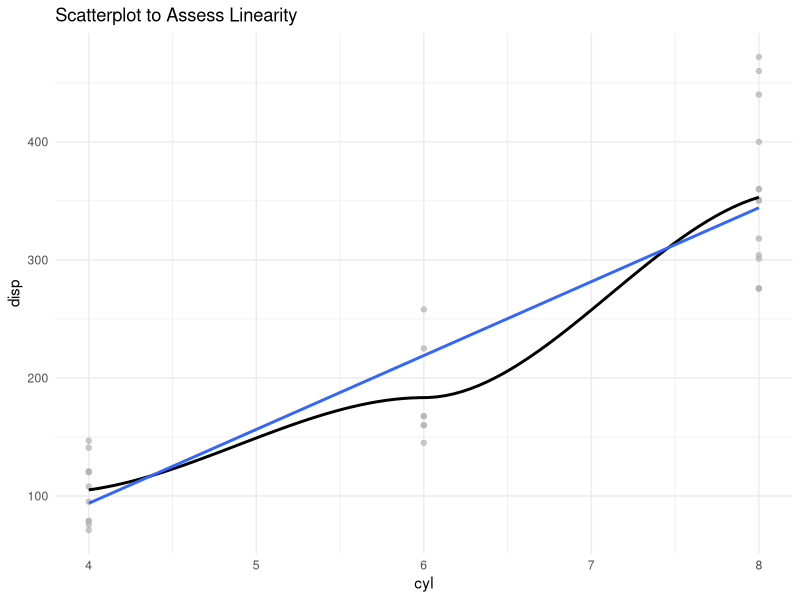

The R script that drew this image:
# Model Diagnostics
library(tidyverse)
theme_set(theme_minimal())


linearity <- function(data, x, y, se = FALSE){
  library(dplyr)
  library(ggplot2)
  
  line_plot <- {{data}} %>% 
    ggplot(aes({{x}}, {{y}})) +
      geom_point(color = 'gray70', alpha = .7) + 
      geom_smooth(color = 'black', se = {{se}}) +
      geom_smooth(method = 'lm', se = {{se}}) +
    labs(title = 'Scatterplot to Assess Linearity')
  
  return(line_plot)
}

linearity(mtcars, cyl, disp)

# residual_view <- function(data, se = FALSE, x, y){
#     m1 <- lm({{y}} ~ {{x}}, data = {{data}})
# 
#   library(ggplot2)
#   
#   fort <- fortify(m1)
#   
#   res_plot <- ggplot(fort, aes(.fitted, .resid)) +
#     geom_point(color = 'gray70', alpha = .7) + 
#     geom_smooth(method = 'lm', color = 'black', se = {{se}}) +
#     labs(title = 'Plot of Residual Errors')
#   
#   return(res_plot)
# }

names(mtcars)

# residual_view(mtcars, mpg, gear)




# normality_view <- function(data, x, y, alpha = .7, bins = 15, ...){
#   library(dplyr)
#   library(ggplot2)
#   
#   m1 <- lm({{y}} ~ {{x}} + ..., data = {{data}})
#   
#   univariate_histogram <- {{data}} %>% 
#     ggplot(aes({{x}})) +
#     geom_histogram(alpha = {{alpha}}, bins = {{bins}}) +
#     labs(title = 'Histogram to Assess Normality')
# 
#   fort <- fortify(m1)
#   
#   qq_plot_model <- ggplot(m1, aes(sample = .stdresid)) +
#     geom_qq(color = 'gray70', size = 4) +
#     stat_qq_line()
#   
#   library(gridExtra)
#   grid.arrange(univariate_histogram, qq_plot_model, nrow = 2)
# }

# normality_view(mtcars, mpg, gear)
